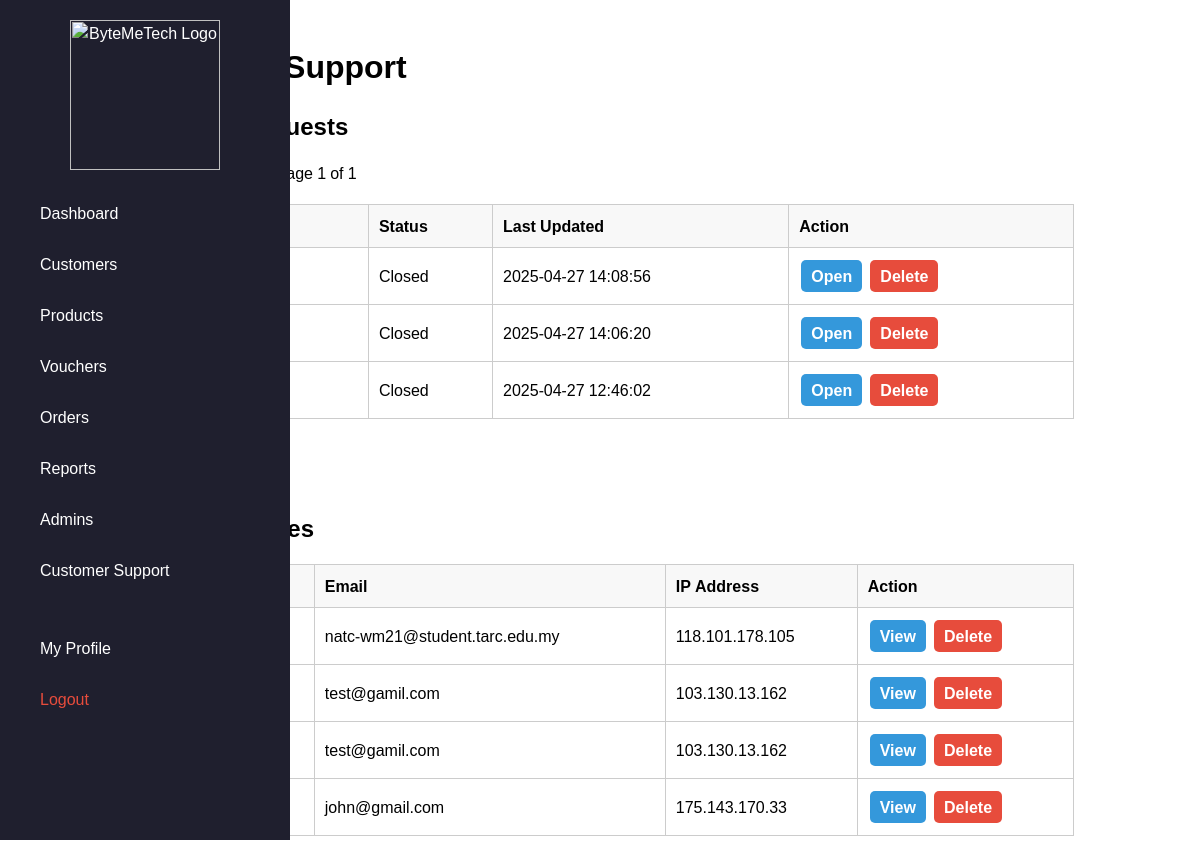
The page /page/customer-support.php (signed in) on the database its author committed.
### tables this page shows
CREATE TABLE `support_chats` (
  `CHAT_ID` int(11) NOT NULL,
  `UID` int(11) NOT NULL,
  `AID` int(11) DEFAULT NULL,
  `STATUS` enum('Open','In Progress','Closed') DEFAULT 'Open',
  `CREATED_AT` timestamp NOT NULL DEFAULT current_timestamp(),
  `UPDATED_AT` timestamp NOT NULL DEFAULT current_timestamp() ON UPDATE current_timestamp()
);

CREATE TABLE `contact_form` (
  `CONTACT_ID` int(11) NOT NULL,
  `CONTACT_FIRSTNAME` varchar(255) NOT NULL,
  `CONTACT_LASTNAME` varchar(255) NOT NULL,
  `CONTACT_EMAIL` varchar(255) NOT NULL,
  `CONTACT_MESSAGE` text NOT NULL,
  `CONTACT_IP_ADDRESS` varchar(255) NOT NULL
);

### lib/SimplePager.php (called while the page is built, shortened)
<?php
class SimplePager {
    public function __construct($pdo, $query, $params = [], $limit = 10, $page = 1, $count_query = null) {
        $this->pdo = $pdo;
        $this->limit = ctype_digit((string) $limit) ? max((int) $limit, 1) : 10;
        $this->page = ctype_digit((string) $page) ? max((int) $page, 1) : 1;
        if ($count_query !== null) {
            $stmt = $this->pdo->prepare($count_query);
        } else {
            $count_query = preg_replace('/SELECT\s.+?\sFROM/i', 'SELECT COUNT(*) FROM', $query, 1);
            $stmt = $this->pdo->prepare($count_query);
        }
        $stmt->execute($params);
        $this->item_count = (int) $stmt->fetchColumn();
        $this->page_count = (int) ceil($this->item_count / $this->limit);
        $offset = ($this->page - 1) * $this->limit;
        $paged_query = "$query LIMIT $offset, {$this->limit}";
        $stmt = $this->pdo->prepare($paged_query);
        $stmt->execute($params);
        $this->result = $stmt->fetchAll();
    }
}

### page/customer-support.php (the view, shortened to what this page needs)
<?php
require_once "../includes/config.php";
require_once "../lib/SimplePager.php";
include "../includes/headers.php";
?>
<!DOCTYPE html>
<html lang="en">
<head>
</head>
<body class="bg-light">
<?php include "../includes/sidebar.php"; ?>
<div class="container">
    <h1>Customer Support</h1>
    <h2>Live Chat Requests</h2>
    <?php
    $live_chat_page = (int) ($_GET["chat_page"] ?? 1);
    $count_query = "SELECT COUNT(*) FROM support_chats sc JOIN users u ON sc.UID = u.UID";
    $live_chat_query = "
        SELECT sc.CHAT_ID, u.USERNAME, sc.STATUS, sc.UPDATED_AT
        FROM support_chats sc
        JOIN users u ON sc.UID = u.UID
        ORDER BY sc.UPDATED_AT DESC
    ";
    $live_chat_pager = new SimplePager($pdo, $live_chat_query, [], 10, $live_chat_page, $count_query);
    $chats = $live_chat_pager->result;
    ?>
    <p>
    <?= $live_chat_pager->count ?> of <?= $live_chat_pager->item_count ?> chat(s) found |
    Page <?= $live_chat_pager->page ?> of <?= $live_chat_pager->page_count ?>
</p>
    <table>
        <thead>
            <tr>
                <th>#</th>
                <th>User</th>
                <th>Status</th>
                <th>Last Updated</th>
                <th>Action</th>
            </tr>
        </thead>
        <tbody>
            <?php foreach ($chats as $i => $chat): ?>
                <tr>
                    <td><?= $i + 1 ?></td>
                    <td><?= htmlspecialchars($chat["USERNAME"]) ?></td>
                    <td><?= $chat["STATUS"] ?></td>
                    <td><?= $chat["UPDATED_AT"] ?></td>
                    <td>
                        <a href="chat-admin-view.php?id=<?= $chat["CHAT_ID"] ?>" class="btn btn-blue">Open</a>
                        <a href="delete-chat.php?id=<?= $chat["CHAT_ID"] ?>" class="btn btn-red" onclick="return confirm('Delete this chat?')">Delete</a>
                    </td>
                </tr>
            <?php endforeach; ?>
        </tbody>
    </table>
    <div class="pager">
    </div>
    <h2 style="margin-top: 50px;">Public Enquiries</h2>
    <?php
    $stmt = $pdo->query("SELECT * FROM contact_form ORDER BY CONTACT_ID DESC");
    $enquiries = $stmt->fetchAll();
    ?>
    <table>
        <thead>
            <tr>
                <th>#</th>
                <th>Name</th>
                <th>Email</th>
                <th>IP Address</th>
                <th>Action</th>
            </tr>
        </thead>
        <tbody>
            <?php foreach ($enquiries as $i => $e): ?>
                <tr>
                    <td><?= $i + 1 ?></td>
                    <td><?= htmlspecialchars($e["CONTACT_FIRSTNAME"] . " " . $e["CONTACT_LASTNAME"]) ?></td>
                    <td><?= htmlspecialchars($e["CONTACT_EMAIL"]) ?></td>
                    <td><?= $e["CONTACT_IP_ADDRESS"] ?></td>
                    <td>
                        <a href="contact-view-details.php?id=<?= $e["CONTACT_ID"] ?>" class="btn btn-blue">View</a>
                        <a href="delete-enquiry.php?id=<?= $e["CONTACT_ID"] ?>" class="btn btn-red" onclick="return confirm('Delete this enquiry?')">Delete</a>
                    </td>
                </tr>
            <?php endforeach; ?>
        </tbody>
    </table>
</div>
</body>
</html>

### css/style.css (style rules this page uses)
body { font-family: "Noto Sans Georgian", sans-serif; }
.container { width: 80%; max-width: 1200px; margin: auto; padding: 15px; }
.btn { display: inline-block; padding: 10px 20px; border: none; cursor: pointer; text-decoration: none; font-size: 16px; border-radius: 5px; font-weight: bold; }
.btn-blue { background-color: blue; color: white; }
.btn-red { background-color: red; color: white; }
.pager { display: flex; flex-wrap: wrap; gap: 0.5rem; justify-content: center; margin-top: 1.5rem; padding: 1rem; }

### page/customer-support.php (style rules this page uses)
table { width: 100%; border-collapse: collapse; margin-top: 20px; }
table th, table td { border: 1px solid #ccc; padding: 10px; text-align: left; }
table th { background-color: #f8f8f8; }
.btn { padding: 5px 10px; margin: 2px; text-decoration: none; }
.btn-blue { background: #3498db; color: white; }
.btn-red { background: #e74c3c; color: white; }
.pager { text-align: right; margin-top: 10px; }

### rows shown on the page
support_chats: STATUS "Closed", UPDATED_AT "2025-04-27 14:08:56"
support_chats: STATUS "Closed", UPDATED_AT "2025-04-27 14:06:20"
support_chats: STATUS "Closed", UPDATED_AT "2025-04-27 12:46:02"
contact_form: CONTACT_EMAIL "natc-wm21@student.tarc.edu.my", CONTACT_IP_ADDRESS "118.101.178.105"
contact_form: CONTACT_EMAIL "test@gamil.com", CONTACT_IP_ADDRESS "103.130.13.162"
contact_form: CONTACT_EMAIL "test@gamil.com", CONTACT_IP_ADDRESS "103.130.13.162"
contact_form: CONTACT_EMAIL "john@gmail.com", CONTACT_IP_ADDRESS "175.143.170.33"

### other values the page prints
$live_chat_pager->page "1"
$live_chat_pager->page_count "1"
